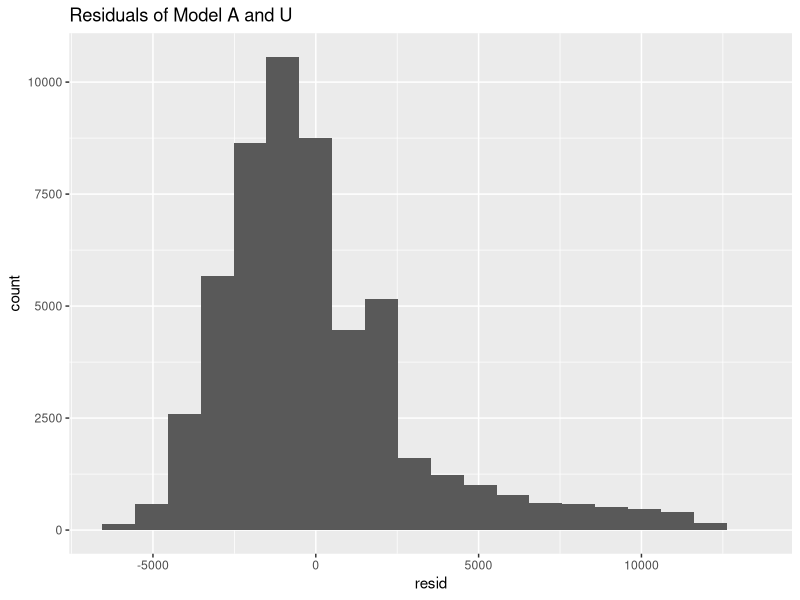
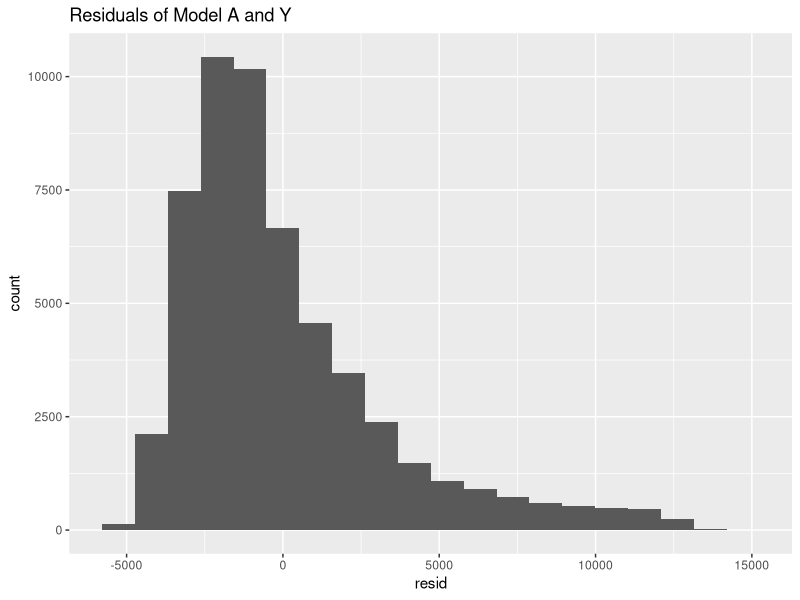
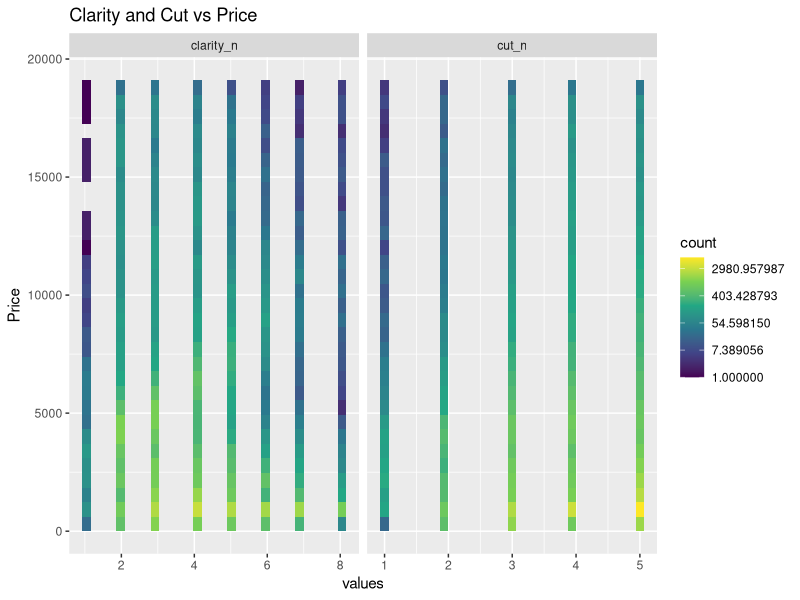
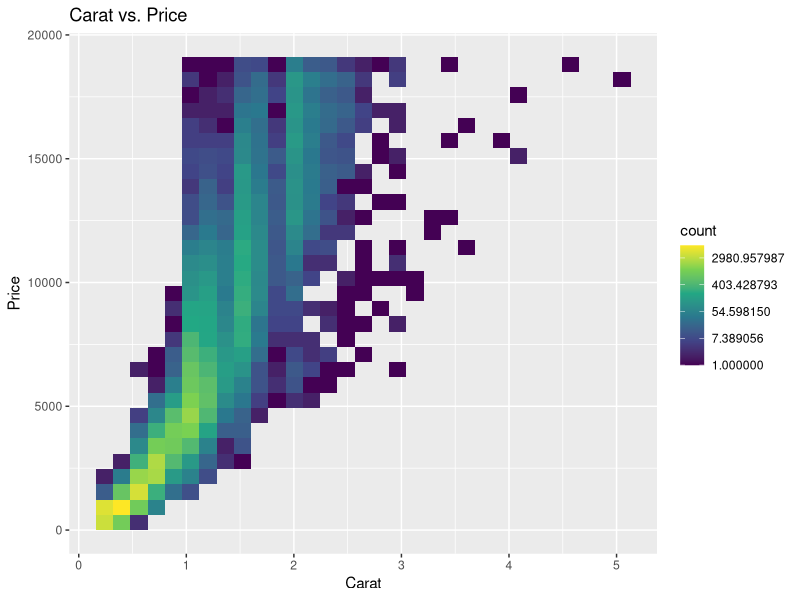
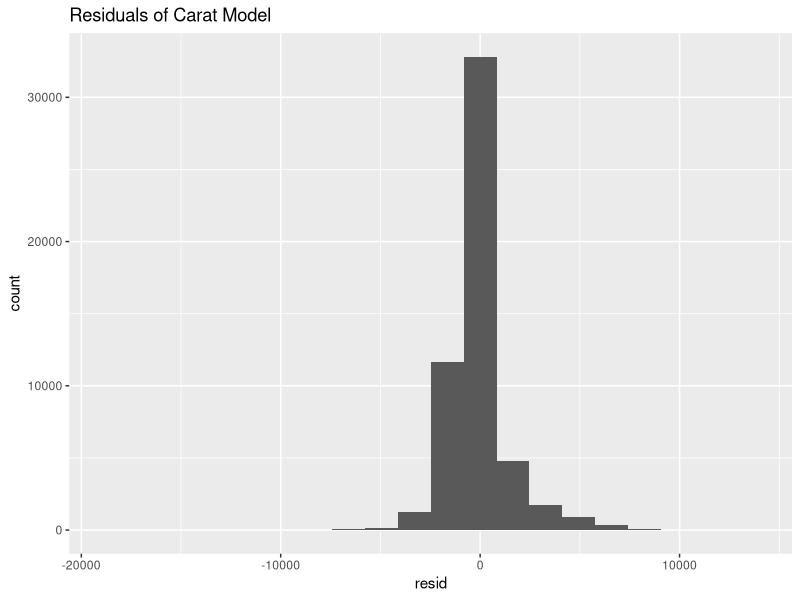
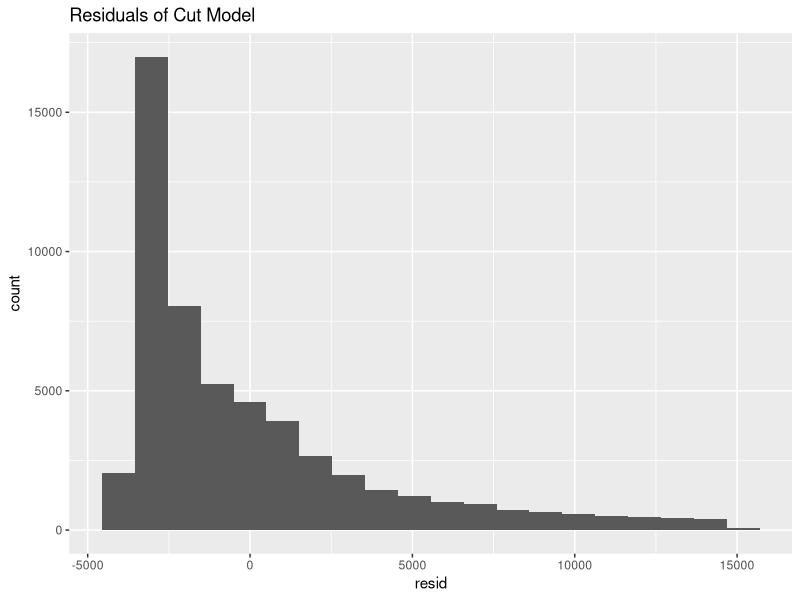
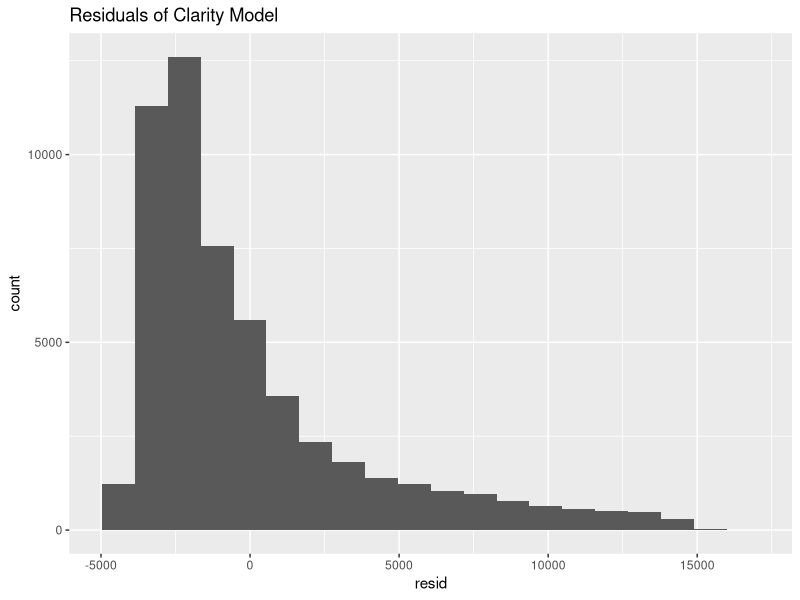

These charts were generated, in order, by the following R code: (Note: this script raises an error after producing the figures.)
## ---- chunk 1
library(readr)
diamond_df <- read_csv("data/diamonds.csv")
## ---- chunk 2
library(tidyverse)
diamond_1 <- diamonds %>%
  select(carat, cut, clarity, price) %>%
  mutate(
    cut_n = as.numeric(factor(
      cut,
      levels = c("Fair", "Good", "Very Good", "Premium", "Ideal")
    )
  ),
    clarity_n = as.numeric(factor(
      clarity,
      levels = c("I1", "SI2", "SI1", "VS2", "VS1", "VVS2", "VVS1", "IF")
    ))
  )
## ---- chunk 3
library(broom)
library(tidyverse)
library(modelr)
Diamond_model_a <- lm(price ~ carat, data = diamond_1)
Diamond_model_a %>%
  glance()

Diamond_model_u <- lm(price ~ cut_n, data = diamond_1)
Diamond_model_u %>%
  glance()

Diamond_model_y <- lm(price ~ clarity_n, data = diamond_1)
Diamond_model_y %>%
  glance()

diamond_ma_df <- diamond_1 %>%
  add_predictions(Diamond_model_a) %>%
  add_residuals(Diamond_model_a)
diamond_mu_df <- diamond_1 %>%
  add_predictions(Diamond_model_u) %>%
  add_residuals(Diamond_model_u)
diamond_my_df <- diamond_1 %>%
  add_predictions(Diamond_model_y) %>%
  add_residuals(Diamond_model_y)
## ---- chunk 4
diamond_2 <- diamond_1 %>%
  mutate(
    Weight_com_Clar = clarity_n / carat,
    Weight_com_Cut = cut_n / carat
  )
## ---- chunk 5
Diamond_model_au <- lm(price ~ Weight_com_Cut, data = diamond_2)
## ---- chunk 6
Diamond_model_au %>%
  tidy()
## ---- chunk 7
Diamond_model_au %>%
  glance()
## ---- chunk 8
Diamond_model_ay <- lm(price ~ Weight_com_Clar, data = diamond_2)
## ---- chunk 9
Diamond_model_ay %>%
  tidy()
## ---- chunk 10
Diamond_model_ay %>%
  glance()
## ---- chunk 11
diamond_may_df <- diamond_2 %>%
  add_predictions(Diamond_model_ay) %>%
  add_residuals(Diamond_model_ay)

diamond_mau_df <- diamond_2 %>%
  add_predictions(Diamond_model_au) %>%
  add_residuals(Diamond_model_au)
## ---- chunk 12
diamond_mau_df %>%
  ggplot()+
  geom_histogram(mapping = aes(x = resid), bins = 20) +
  labs(title = "Residuals of Model A and U")
## ---- chunk 13
diamond_may_df %>%
  ggplot()+
  geom_histogram(mapping = aes(x = resid), bins = 20) +
  labs(title = "Residuals of Model A and Y")
## ---- chunk 14
diamond_1 %>%
  pivot_longer(cols = cut_n|clarity_n,
               names_to = "measurement",
               values_to = "value") %>%
  ggplot() +
  geom_bin2d(aes(x = value, y = price)) +
  labs(
    title = "Clarity and Cut vs. Price",
    x = "values",
    y = "Price"
  ) + 
scale_fill_viridis_c(trans = "log") +
  facet_wrap(~ measurement, scales = "free_x") +
  labs(title = "Clarity and Cut vs Price")
## ---- chunk 15
diamond_1 %>%
  ggplot() +
  geom_bin2d(aes(x = carat, y = price)) +
  labs(
    title = "Carat vs. Price",
    x = "Carat",
    y = "Price"
  ) + 
scale_fill_viridis_c(trans = "log")
## ---- chunk 16
diamond_ma_df %>%
  ggplot()+
  geom_histogram(mapping = aes(x = resid), bins = 20) +
  labs(title = "Residuals of Carat Model")
diamond_mu_df %>%
  ggplot()+
  geom_histogram(mapping = aes(x = resid), bins = 20) +
  labs(title = "Residuals of Cut Model")
diamond_my_df %>%
  ggplot()+
  geom_histogram(mapping = aes(x = resid), bins = 20) +
  labs(title = "Residuals of Clarity Model")
## ---- chunk 17
sessionInfo()
suppressPackageStartupMessages(library(tidyverse))
suppressPackageStartupMessages(library(broom))
suppressPackageStartupMessages(library(modelr))
diamonds <- readr::read_csv("data/sample_data.csv")
## ---- chunk 18
diamond_1 <- diamonds %>%
  select(carat, cut, clarity, price) %>%
  mutate(
    cut_n = as.numeric(factor(
      cut,
      levels = c("Fair", "Good", "Very Good", "Premium", "Ideal")
    )
  ),
    clarity_n = as.numeric(factor(
      clarity,
      levels = c("I1", "SI2", "SI1", "VS2", "VS1", "VVS2", "VVS1", "IF")
    ))
  )
## ---- chunk 19
diamond_1 %>%
  pivot_longer(cols = cut_n:clarity_n,
               names_to = "measurement",
               values_to = "value") %>%
  ggplot() +
    geom_bin2d(aes(x = value, y = price)) +
    scale_fill_viridis_c(trans = "log") +
    facet_wrap(~ measurement, scales = "free_x")
## ---- chunk 20
diamond_1 %>%
  ggplot() +
  geom_bin2d(aes(x = carat, y = price)) +
  labs(
    title = "Carat vs. Price",
    x = "Carat",
    y = "Price"
  ) + 
scale_fill_viridis_c(trans = "log")
## ---- chunk 21
Diamond_model_a <- lm(price ~ carat, data = diamond_1)
## ---- chunk 22
Diamond_model_a %>%
  tidy()
## ---- chunk 23
Diamond_model_a %>%
  glance()
## ---- chunk 24
Diamond_model_u <- lm(price ~ cut_n, data = diamond_1)
## ---- chunk 25
Diamond_model_u %>%
  tidy()
## ---- chunk 26
Diamond_model_u %>%
  glance()
## ---- chunk 27
Diamond_model_y <- lm(price ~ clarity_n, data = diamond_1)
## ---- chunk 28
Diamond_model_y %>%
  tidy()
## ---- chunk 29
Diamond_model_y %>%
  glance()
## ---- chunk 30
diamond_ma_df <- diamond_1 %>%
  add_predictions(Diamond_model_a) %>%
  add_residuals(Diamond_model_a)
## ---- chunk 31
diamond_ma_df
## ---- chunk 32
ggplot(diamond_ma_df) +
  geom_bin2d(aes(x = price, y = carat)) +
  labs(
    title = "Carat vs. Price",
    x = "Price",
    y = "Carat"
  ) + 
scale_fill_viridis_c(trans = "log") +
  geom_abline(slope = Diamond_model_a$coefficients[2], intercept = Diamond_model_a$coefficients[1])
## ---- chunk 33
diamond_mu_df <- diamond_1 %>%
  add_predictions(Diamond_model_u) %>%
  add_residuals(Diamond_model_u)
## ---- chunk 34
diamond_mu_df
## ---- chunk 35
ggplot(diamond_mu_df) +
  geom_point(mapping = aes(x = price, y = cut_n)) +
  geom_abline(slope = Diamond_model_u$coefficients[2], intercept = Diamond_model_u$coefficients[1])
## ---- chunk 36
diamond_my_df <- diamond_1 %>%
  add_predictions(Diamond_model_y) %>%
  add_residuals(Diamond_model_y)
## ---- chunk 37
diamond_my_df
## ---- chunk 38
ggplot(diamond_my_df) +
  geom_point(mapping = aes(x = price, y = clarity_n)) +
  geom_abline(slope = Diamond_model_y$coefficients[2], intercept = Diamond_model_y$coefficients[1])
## ---- chunk 39
diamond_ma_df %>%
  ggplot()+
  geom_histogram(mapping = aes(x = resid), bins = 20) +
  labs(title = "Residuals of Model A")
## ---- chunk 40
diamond_mu_df %>%
  ggplot()+
  geom_histogram(mapping = aes(x = resid), bins = 20) +
  labs(title = "Residuals of Model U")
## ---- chunk 41
diamond_my_df %>%
  ggplot()+
  geom_histogram(mapping = aes(x = resid), bins = 20) +
  labs(title = "Residuals of Model Y")
## ---- chunk 42
diamond_2 <- diamond_1 %>%
  mutate(
    Weight_com_Clar = clarity_n / carat,
    Weight_com_Cut = cut_n / carat
  )
## ---- chunk 43
Diamond_model_au <- lm(price ~ Weight_com_Cut, data = diamond_2)
## ---- chunk 44
Diamond_model_au %>%
  tidy()
## ---- chunk 45
Diamond_model_au %>%
  glance()
## ---- chunk 46
Diamond_model_ay <- lm(price ~ Weight_com_Clar, data = diamond_2)
## ---- chunk 47
Diamond_model_ay %>%
  tidy()
## ---- chunk 48
Diamond_model_ay %>%
  glance()
## ---- chunk 49
diamond_may_df <- diamond_2 %>%
  add_predictions(Diamond_model_ay) %>%
  add_residuals(Diamond_model_ay)
## ---- chunk 50
diamond_mau_df <- diamond_2 %>%
  add_predictions(Diamond_model_au) %>%
  add_residuals(Diamond_model_au)
## ---- chunk 51
diamond_mau_df %>%
  ggplot()+
  geom_histogram(mapping = aes(x = resid), bins = 20) +
  labs(title = "Residuals of Model A and U")
## ---- chunk 52
diamond_may_df %>%
  ggplot()+
  geom_histogram(mapping = aes(x = resid), bins = 20) +
  labs(title = "Residuals of Model A and Y")
